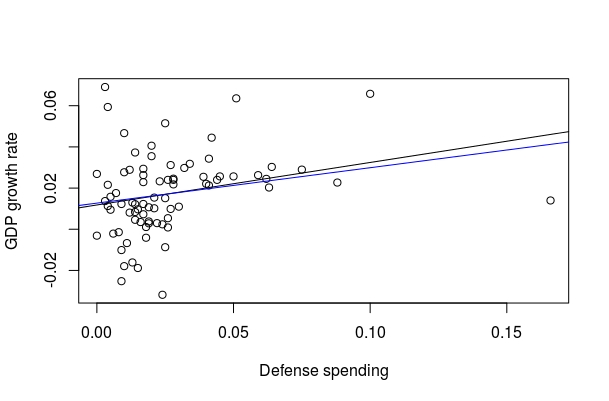

Generate this figure with R:
data = read.csv('gdpgrowth.csv')

y = data$GR6096
x = cbind(1, data$DEF60)

lm1 = lm(y~x-1)
plot(data$DEF60, y, xlab = 'Defense spending', ylab = 'GDP growth rate')
abline(lm1$coefficients)

n = nrow(data)
p = 2

Lambda = diag(n)
K = diag(c(0.01, 0.01))
m = rep(0, p)


beta = m - solve(K + t(x) %*% Lambda %*% x ) %*% (t(x) %*% Lambda) %*% (x %*% m - y)
abline(beta, col = 'blue')
